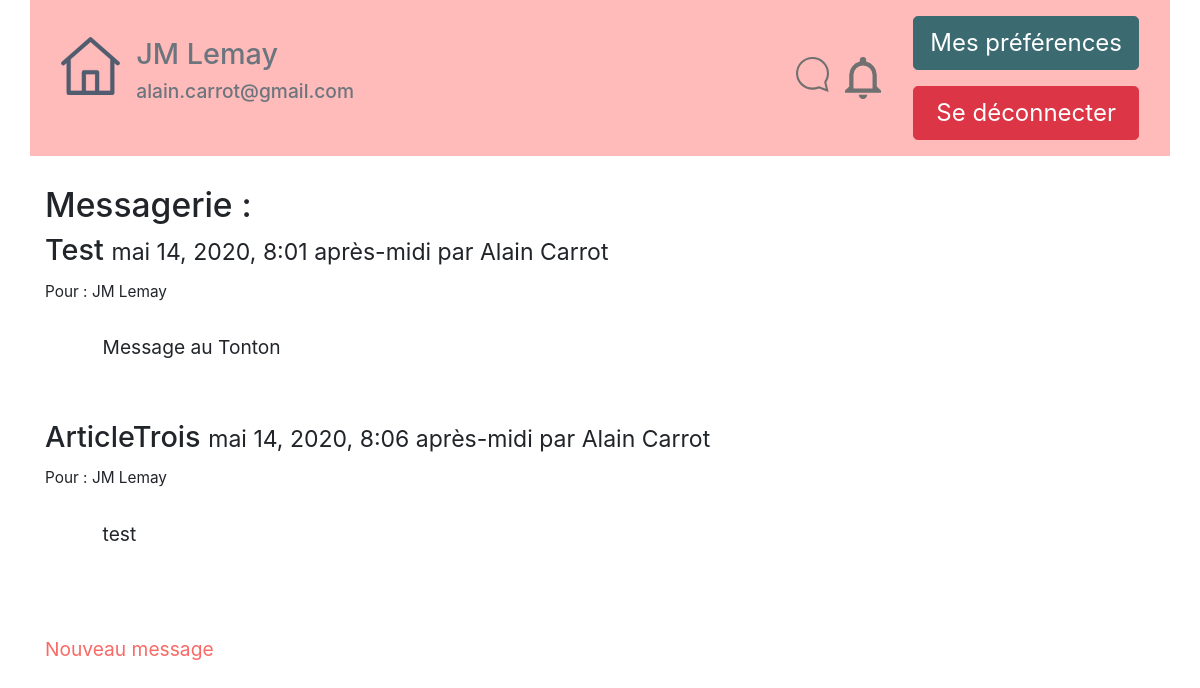
The app's page /messages/ (signed in), older data.
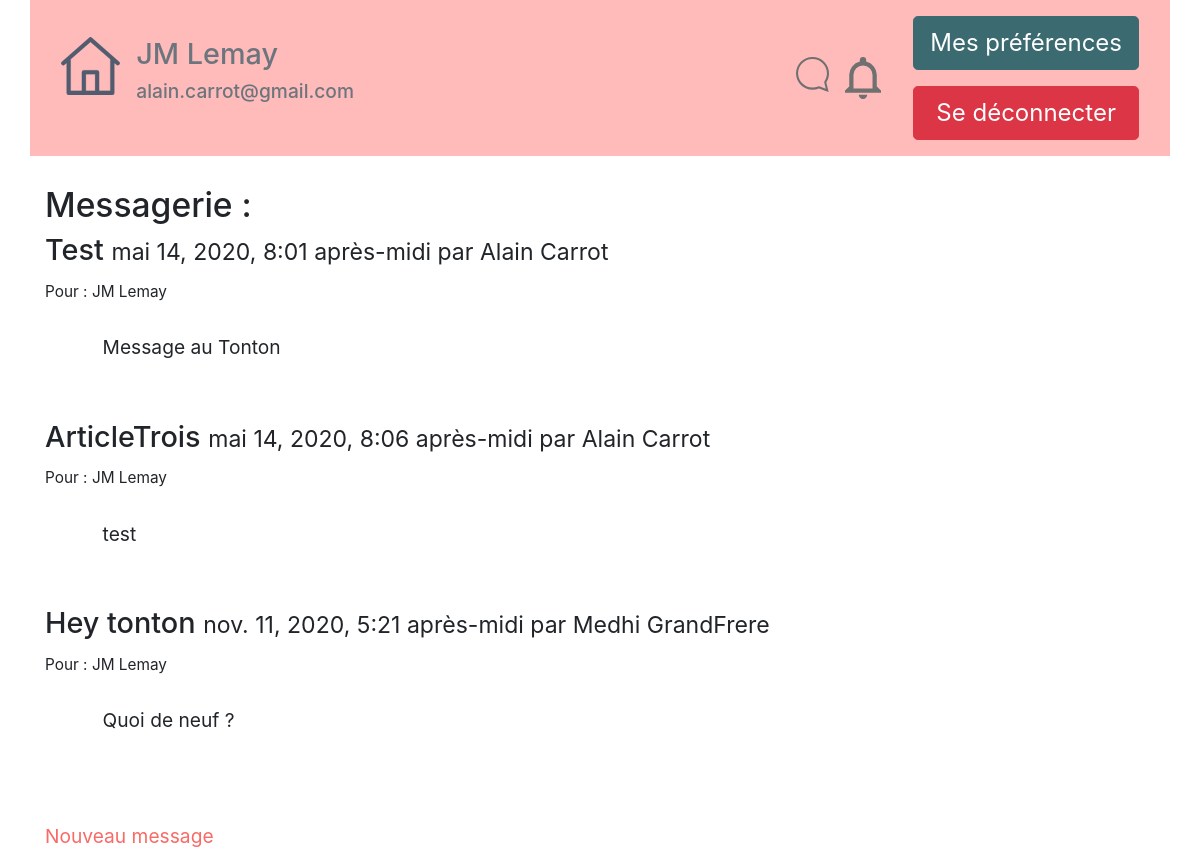
The same page, newer data.
### DJInterCom/models.py (models this page shows, shortened)
class MessagePerso(models.Model):
    titre = models.CharField(max_length=100)
    auteurID = models.CharField(max_length=6)
    AttachedChildNotebookID = models.CharField(max_length=7)
    contenu = models.TextField(null=True)
    date = models.DateTimeField(default=timezone.now,
                                verbose_name="Date d'envoi'")
    accessUserID=models.CharField(max_length=80,default="0")
    class Meta:
        verbose_name = "Message Privé"
        ordering = ['date']

### DJInterCom/views.py (the view)
# urls.py: 2. Add a URL to urlpatterns:  path('', views.home, name='home')
def home(request):
    print("Appel home")
    listeMessages=list_messages_by_access(request)
    try:
        groupQS = request.user.groups.all()
        userGroupName = groupQS[0].name
        print("User group = ", userGroupName)
    except :
        print("userAnonymous ou sans groupe")
        userGroupName = ""
    return render(request,'DJInterCom/accueil.html',locals())

### DJInterCom/ModulesComplementaires.py (called while the page is built)
def callOfCorrespondantList(request, CorrespondingMessage,
                            messageID):  # return a string with the name of correspondants
    try:
        listCorrespondants = []
        for correspondant in (CorrespondingMessage.accessUserID).split(";"):
            Correspondant = str(User.objects.get(pk=correspondant).first_name) + " " + str(
                User.objects.get(pk=correspondant).last_name)
            listCorrespondants.append(Correspondant)
        listCorrespondants = " , ".join(listCorrespondants)
        print(listCorrespondants)
        return listCorrespondants
    except:
        print("Echec de la récupération des correspondants ", messageID)

### DJInterCom/templates/DJInterCom/accueil.html (shortened to what this page needs)
{% extends "tablecom/base.html" %}
{% block content %}
<div class="container">
<br>
<h3>Messagerie : </h3>
    {% for message in listeMessages %}
    <h4> {{message.titre}} <small> {{message.date}} par {{ message.auteur_first_name }} {{ message.auteur_last_name }}</small></h4>
    <small>Pour : {{message.Correspondantsstring}}</small>
        <div class="marge3"> <br>{{message.contenu}}</div><br><br>
    {% empty %}
        <p>Aucun article trouvé.</p>
{% endfor %}
<br><a href="Message_sw">Nouveau message</a>
</div>
{% endblock %}

### tablecom/templates/tablecom/base.html (shortened to what this page needs)
<!DOCTYPE html>
    {% load static %}
    {% block head %}
        <html lang="fr">
        <head>
        <link rel="stylesheet" href="/static/bootstrapExportTheme/bootstrap.min.css" >
        <link rel="stylesheet" type="text/css" href="https://cdn.jsdelivr.net/npm/cookieconsent@3/build/cookieconsent.min.css" />
        </head>
    {% endblock %}
<body>
    <nav>
       {% block nav %}
            {% if user.is_authenticated %}
<div class="container" style="background:#ffbaba !important;">
    <div class="d-flex flex-wrap align-items-center">
          <div class="mr-auto p-2 ">
            <div class="d-flex justify-content-start">
                <div class="p-2"><a href="{% url 'accueil' %}"><img src="/static/images/home.svg" class="img-fluid"></a></div>
                <div class="p-2"><h4 class="text-secondary">{{ user.first_name }} {{ user.last_name }}</h4><h6 class="text-secondary"><p>{{ user.email }}</p></h6></div>
            </div>
          </div>
          <div class="p-2 ">
            <div class="d-flex">
                <div class="p-2"><a href="{% url 'accueilMessager' %}"><img src="{% static 'images/notif_mess_perso.svg' %}" class="img-fluid"></a></div>
              <div class="p-2"><img src="{% static 'images/notif_fil_general.svg' %}" class="img-fluid"></div>
            </div>
          </div>
          <div class="p-2 ">
            <div class="d-flex flex-column">
              <div class="p-2"><a href="{% url 'MyProfile' %}"><button type="button" class="btn btn-info btn-lg">Mes préférences</button></a></div>
              <div class="p-2"><a href="{% url 'deconnexion' %}"><button type="button" class="btn btn-danger btn-block btn-lg">Se déconnecter</button></a></div>
            </div>
          </div>
    </div>
</div>
            {% else %}
        <div class="container">
        </div>
            {% endif %}
       {% endblock %}
   </nav>
    {% block content %}Contenu à introduire{% endblock %}
</body>
</html>

### tablecom/templates/tablecom/base.html (style rules this page uses)
[class*="marge3"] { margin-left: 3em; }

Row changes from the older to the newer data that the page shows:
added MessagePerso: titre "Hey tonton", date "nov. 11, 2020, 5:21 après-midi", auteur_first_name "Medhi", auteur_last_name "GrandFrere", Correspondantsstring "JM Lemay", contenu "Quoi de neuf ?"
